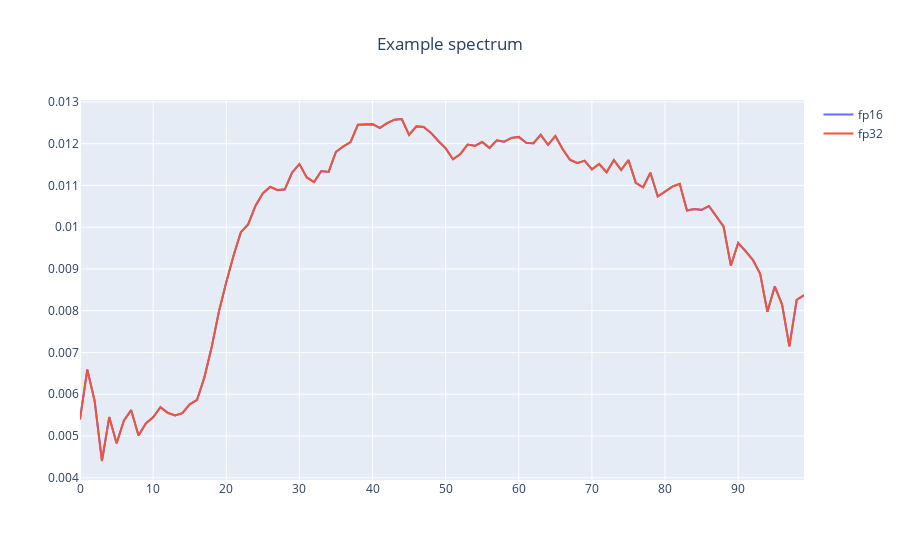

This figure's notebook cell:
### Code cell
sample_16 = dataset_16[2]
sample_32 = dataset_32[2]
s_16 = sample_16["features"][100, 200, :]
s_32 = sample_32["features"][100, 200, :]
fig = go.Figure()
fig.add_trace(go.Scatter(y=s_16, name="fp16"))
fig.add_trace(go.Scatter(y=s_32, name="fp32"))
fig.update_layout(title_x=0.5, title_text="Example spectrum")
